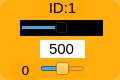
    <widget class="QWidget" name="widget_id1" native="true">
     <property name="geometry">
      <rect>
       <x>515</x>
       <y>60</y>
       <width>120</width>
       <height>80</height>
      </rect>
     </property>
     <property name="styleSheet">
      <string notr="true">background-color: rgb(255, 170, 0, 200);
border-radius:10px;</string>
     </property>
     <widget class="QLabel" name="label_ID1">
      <property name="geometry">
       <rect>
        <x>40</x>
        <y>0</y>
        <width>45</width>
        <height>16</height>
       </rect>
      </property>
      <property name="minimumSize">
       <size>
        <width>0</width>
        <height>10</height>
       </size>
      </property>
      <property name="font">
       <font>
        <family>Arial</family>
        <pointsize>11</pointsize>
       </font>
      </property>
      <property name="styleSheet">
       <string notr="true">background-color: rgb(255, 255, 255， 0);
border-radius:0px;</string>
      </property>
      <property name="text">
       <string>ID:1</string>
      </property>
      <property name="alignment">
       <set>Qt::AlignCenter</set>
      </property>
     </widget>
     <widget class="QSlider" name="horizontalSlider_pulse_id1">
      <property name="geometry">
       <rect>
        <x>20</x>
        <y>20</y>
        <width>83</width>
        <height>16</height>
       </rect>
      </property>
      <property name="autoFillBackground">
       <bool>false</bool>
      </property>
      <property name="styleSheet">
       <string notr="true">background-color: rgb(0, 0, 0);
border-radius:0px;</string>
      </property>
      <property name="minimum">
       <number>0</number>
      </property>
      <property name="maximum">
       <number>1000</number>
      </property>
      <property name="pageStep">
       <number>1</number>
      </property>
      <property name="value">
       <number>500</number>
      </property>
      <property name="orientation">
       <enum>Qt::Horizontal</enum>
      </property>
     </widget>
     <widget class="QSlider" name="horizontalSlider_dev_id1">
      <property name="geometry">
       <rect>
        <x>40</x>
        <y>60</y>
        <width>45</width>
        <height>18</height>
       </rect>
      </property>
      <property name="styleSheet">
       <string notr="true">background-color: rgb(255, 255, 255， 0);</string>
      </property>
      <property name="minimum">
       <number>-125</number>
      </property>
      <property name="maximum">
       <number>125</number>
      </property>
      <property name="pageStep">
       <number>1</number>
      </property>
      <property name="orientation">
       <enum>Qt::Horizontal</enum>
      </property>
     </widget>
     <widget class="QLabel" name="label_id1">
      <property name="geometry">
       <rect>
        <x>10</x>
        <y>60</y>
        <width>31</width>
        <height>20</height>
       </rect>
      </property>
      <property name="minimumSize">
       <size>
        <width>0</width>
        <height>10</height>
       </size>
      </property>
      <property name="font">
       <font>
        <family>DejaVu Sans</family>
        <pointsize>10</pointsize>
       </font>
      </property>
      <property name="styleSheet">
       <string notr="true">background-color: rgb(255, 255, 255， 0);</string>
      </property>
      <property name="text">
       <string>0</string>
      </property>
      <property name="alignment">
       <set>Qt::AlignCenter</set>
      </property>
     </widget>
     <widget class="QLineEdit" name="lineEdit_id1">
      <property name="geometry">
       <rect>
        <x>40</x>
        <y>40</y>
        <width>45</width>
        <height>18</height>
       </rect>
      </property>
      <property name="sizePolicy">
       <sizepolicy hsizetype="Fixed" vsizetype="Fixed">
        <horstretch>0</horstretch>
        <verstretch>0</verstretch>
       </sizepolicy>
      </property>
      <property name="font">
       <font>
        <family>Arial</family>
        <pointsize>11</pointsize>
       </font>
      </property>
      <property name="autoFillBackground">
       <bool>false</bool>
      </property>
      <property name="styleSheet">
       <string notr="true">background-color: rgb(255, 255, 255);
border-radius:0px;</string>
      </property>
      <property name="text">
       <string>500</string>
      </property>
      <property name="maxLength">
       <number>1000</number>
      </property>
      <property name="alignment">
       <set>Qt::AlignCenter</set>
      </property>
      <property name="dragEnabled">
       <bool>false</bool>
      </property>
      <property name="readOnly">
       <bool>false</bool>
      </property>
     </widget>
    </widget>
